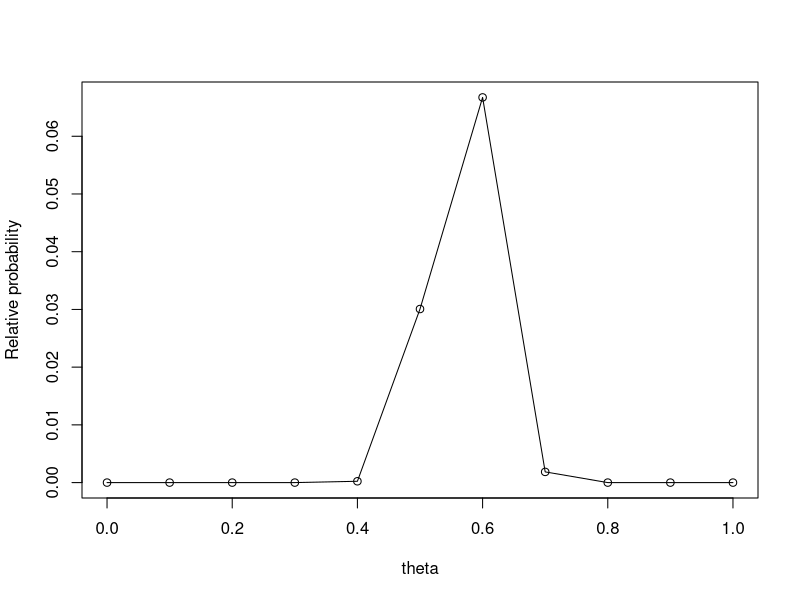
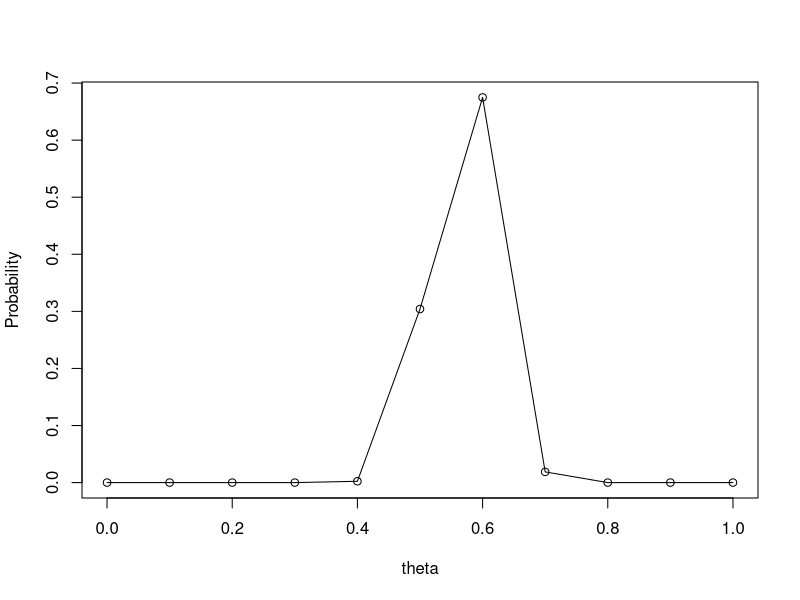
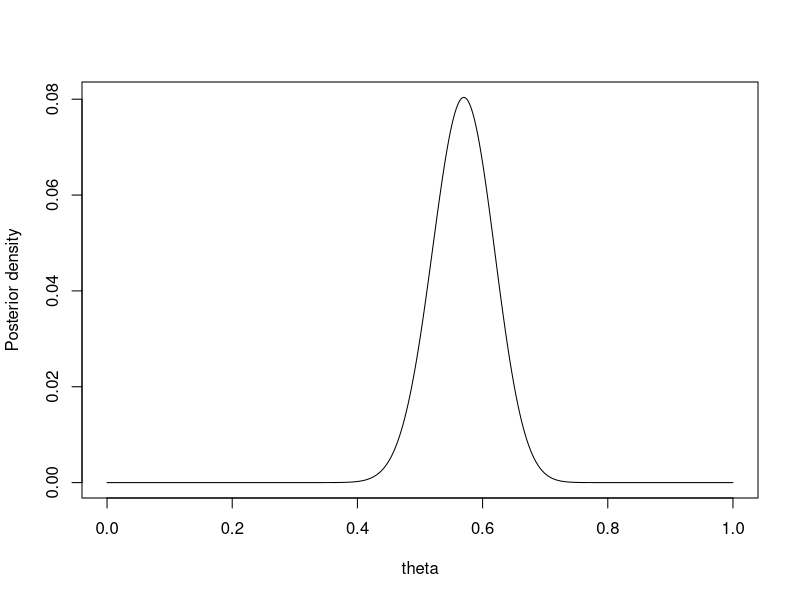
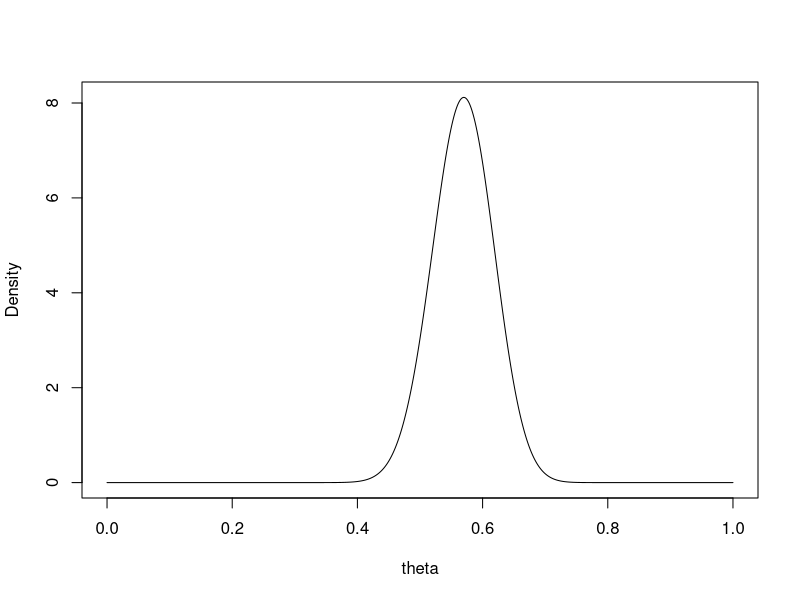
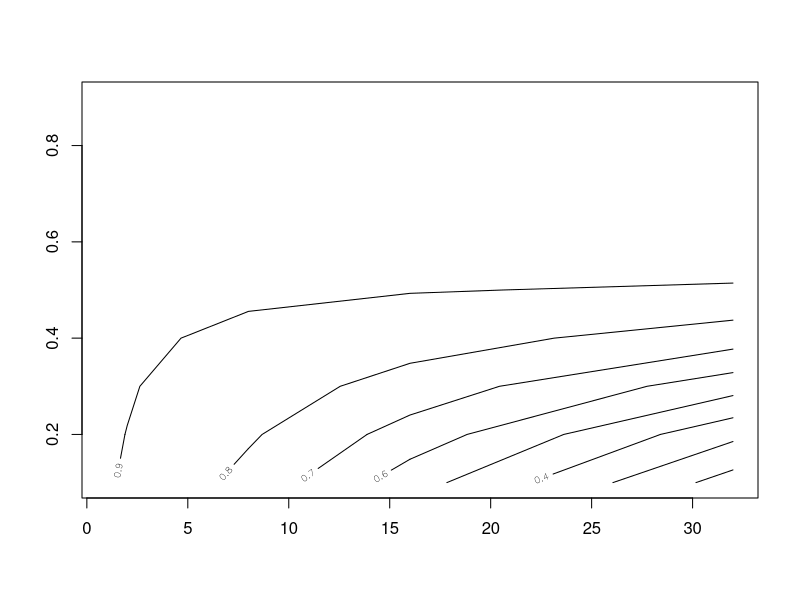
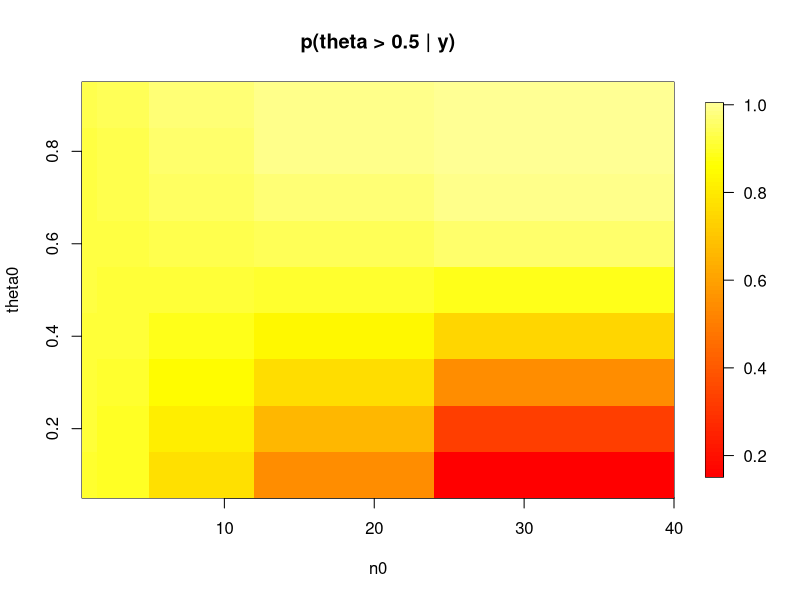
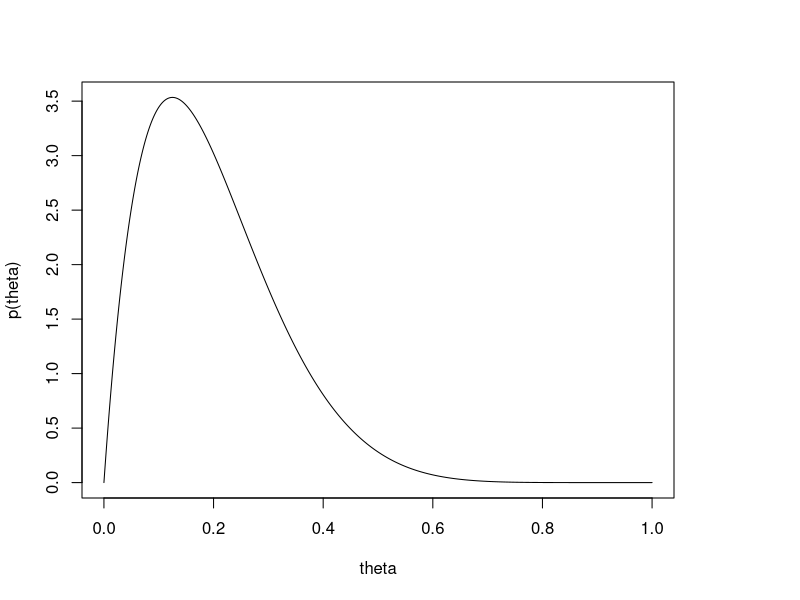
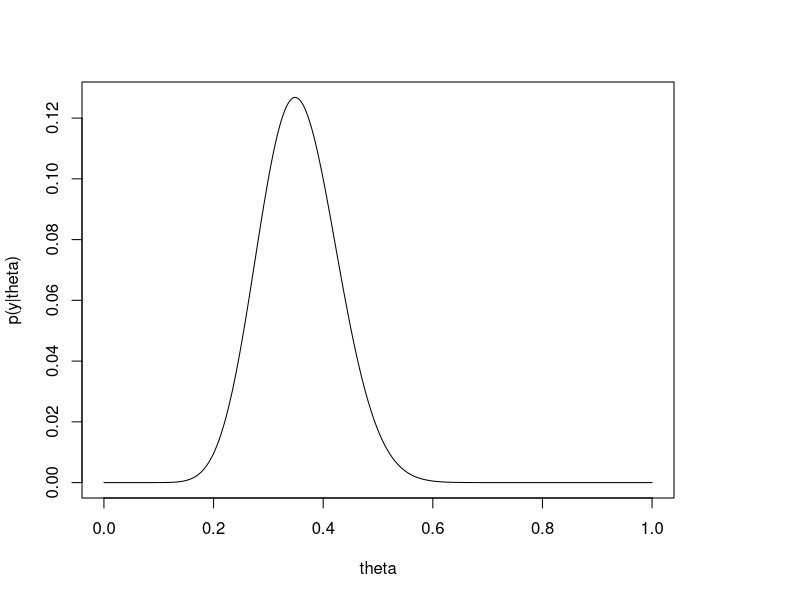

The R script that drew these images, in order:
## ---- chunk 1
knitr::opts_chunk$set(echo = TRUE)
## ---- chunk 2
library(tidyverse)
library(fields)
## ---- chunk 3
prob <- function(n, y, theta){
  x = n-y
  return(factorial(n)/(factorial(y)*factorial(x))* theta**y * (1-theta)**(x))
}
theta = seq(0,1,0.1)
probs = prob(100,57,theta=theta)
data.frame(theta=theta, Relative_probability=round(probs, 4))
plot(theta, probs, type = "o",ylab = "Relative probability")
## ---- chunk 4
new_probs = probs/sum(probs)
data.frame(theta=theta, probability=round(new_probs, 4))
plot(theta, new_probs, type = "o",ylab = "Probability")
## ---- chunk 5
theta=seq(0,1,1e-4)
probs = prob(n=100, y=57, theta=theta)
plot(theta, probs, type = "l", ylab = "Posterior density")
## ---- chunk 6
betas = dbeta(seq(0,1,1e-4), shape1=58, shape2=44)
plot(theta, betas, type="l", ylab="Density")
## ---- chunk 7
theta0s = seq(0.1,0.9, 0.1)
n0s = c(1,2,8,16,32)
w = 0.5
n = 100
y = 57

prior_as <- n0s %*% t(theta0s)
prior_bs <- n0s %*% t((1-theta0s))
post_prob <- matrix(nrow = length(n0s), ncol = length(theta0s))
post_a <- prior_as + y
post_b <- prior_bs + n - y

for (i in 1:length(n0s)){
  for (j in 1:length(theta0s)){
    post_prob[i,j] <- 1-pbeta(w,post_a[i,j],post_b[i,j])
  }
}
contour(n0s,theta0s,post_prob)
image.plot(n0s, theta0s,post_prob,xlab="n0",ylab="theta0",
           main="p(theta > 0.5 | y)",col=heat.colors(100)[1:90])
## ---- chunk 8
y = 15
n = 43
a = 2
b = 8
theta = seq(0,1,1e-3)
ploting <- function(theta,y,n,a,b){
  new_a = y + a
  new_b = n-y+b
  plot(theta, dbeta(theta,a,b), type="l", ylab="p(theta)")   
  plot(theta, dbinom(y,n,theta), type="l", ylab="p(y|theta)")
  plot(theta, dbeta(theta,a+y,b+n-y), type="l", ylab="p(theta)")
  x1 <- data.frame(mean=new_a/(new_a+new_b),
             mode=(new_a-1)/(new_a+new_b-2),
             sd=sqrt((new_a/(new_a+new_b))*(new_b/(new_a+new_b))/(new_a+new_b+1)),
             Confidence_Interval=paste(round(qbeta(c(0.025, 0.975), new_a, new_b),4), collapse = ",")
             )
  rownames(x1) <- paste0("Beta(",a,",",b,")")
  return(x1)
}
ploting(theta=theta, y=y,n=n,a=a,b=b)
## ---- chunk 9
ploting(theta=theta, y=y,n=n,a=b,b=a)
## ---- chunk 10
mixture = 0.75*dbeta(theta,2,8) + 0.25*dbeta(theta,8,2)
df <- data.frame(theta=theta, beta28=dbeta(theta,2,8),
           beta82=dbeta(theta,8,2), mixture=mixture) %>%
  pivot_longer(cols=c("beta28", "beta82", "mixture"), names_to="group", values_to = "density")
ggplot(df) +
  geom_line(aes(x=theta, y=density,col=group))
## ---- chunk 11
gamma(10)/(gamma(2)*gamma(8))/4
## ---- chunk 12
new_dens <- function(theta){
  18*(factorial(43)/(factorial(15)*factorial(43-15)))*(3*theta**16*(1-theta)**35 
                                                       + theta**22*(1-theta)**29)
}
posterior <- new_dens(theta=theta)
plot(theta, posterior,type = "l", ylab="Posterior")
max(posterior)
(mode = theta[which.max(posterior)])   # approximated mode
## ---- chunk 13
# w/(1-w) = 
x = 30*31*32*33*34*35/(22*21*20*19*6*17)
w = x/(1+x)
w
